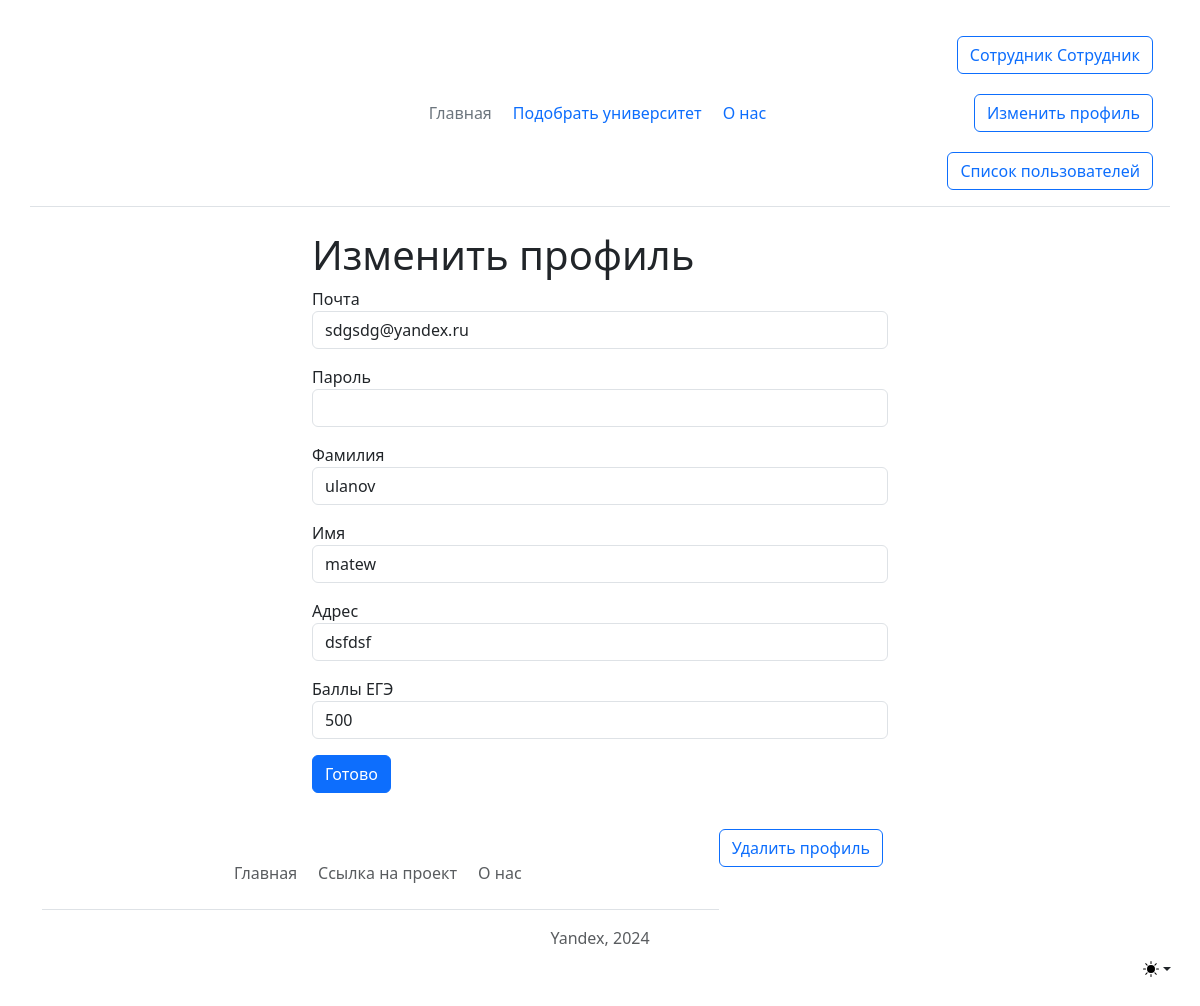
The app's page /user/3 (signed in), older data.
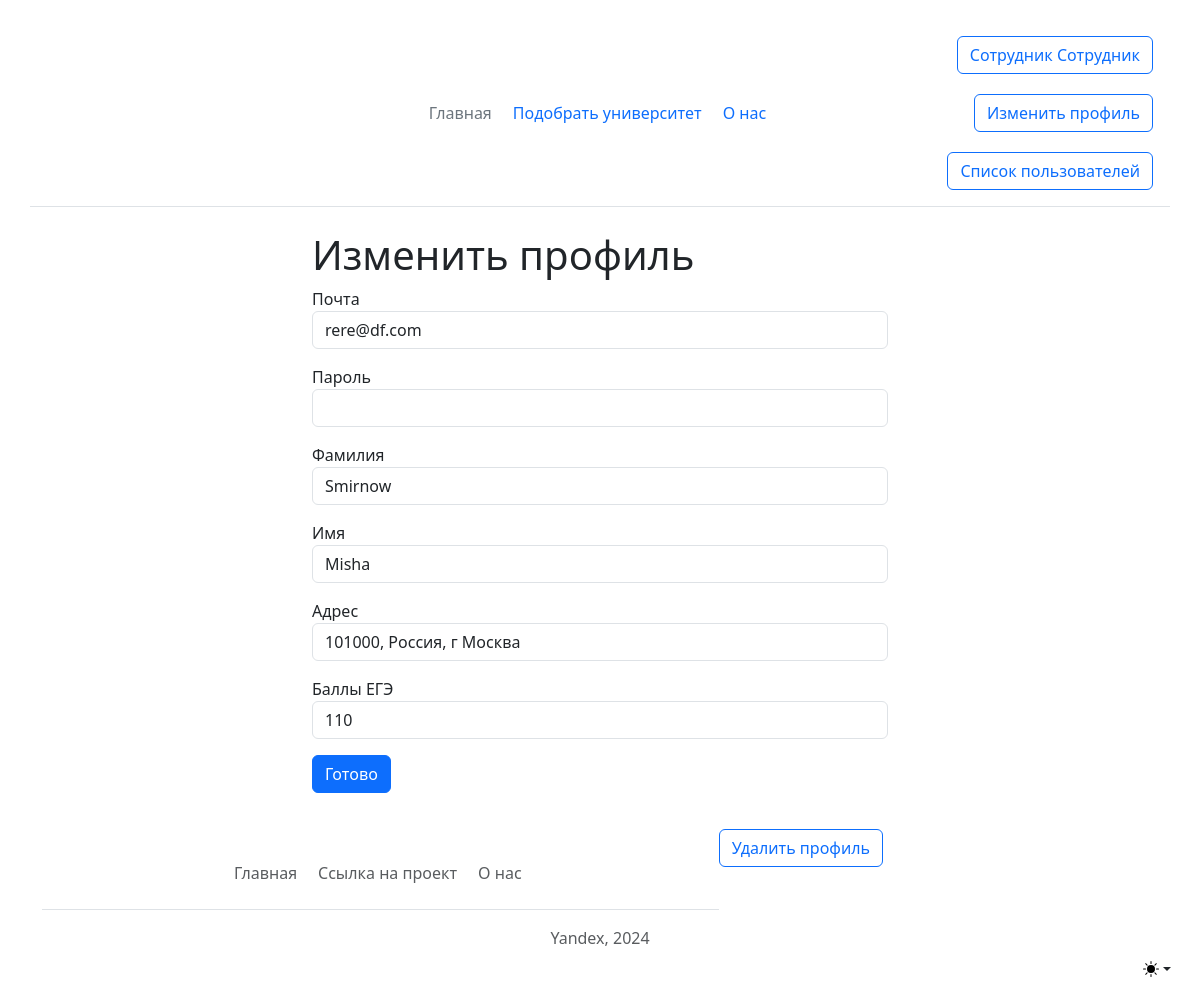
The same page, newer data.
### data/users.py (models this page shows, shortened)
class User(SqlAlchemyBase, UserMixin, SerializerMixin):
    __tablename__ = 'users'
    id = sqlalchemy.Column(sqlalchemy.Integer,
                           primary_key=True, autoincrement=True)
    surname = sqlalchemy.Column(sqlalchemy.String, nullable=True)
    name = sqlalchemy.Column(sqlalchemy.String, nullable=True)
    email = sqlalchemy.Column(sqlalchemy.String,
                              index=True, unique=True, nullable=True)
    hashed_password = sqlalchemy.Column(sqlalchemy.String, nullable=True)
    modified_date = sqlalchemy.Column(sqlalchemy.DateTime,
                                      default=datetime.datetime.now)
    address = sqlalchemy.Column(sqlalchemy.String, nullable=True)
    min_ege_score = sqlalchemy.Column(sqlalchemy.Integer, nullable=True)
    type = sqlalchemy.Column(sqlalchemy.Integer, nullable=True)

### main.py (the view, shortened to what this page needs)
@app.route('/user/<int:id>', methods=['GET', 'POST'])
@login_required
def edit_job(id: int):
    form = UserForm()
    if request.method == 'GET':
        db_sess = db_session.create_session()
        if current_user.id == 1:
            user = db_sess.query(User).filter(User.id == id).first()
        else:
            user = db_sess.query(User).filter(User.id == id).first()
        if user:
            form.email.data = user.email
            form.surname.data = user.surname
            form.name.data = user.name
            form.address.data = user.address
            form.min_ege_score.data = user.min_ege_score
        else:
            abort(404)
    return render_template('user_change.html', title='Изменить работу', form=form)

### main.py
class UserForm(FlaskForm):
    email = EmailField('Почта', validators=[DataRequired(), Email()])
    password = PasswordField('Пароль', validators=[DataRequired()])
    surname = StringField('Фамилия', validators=[DataRequired()])
    name = StringField('Имя', validators=[DataRequired()])
    address = StringField('Адрес', validators=[DataRequired()])
    min_ege_score = StringField('Баллы ЕГЭ', validators=[DataRequired()])
    submit = SubmitField('Готово')

### data/db_session.py (called while the page is built)
def create_session() -> Session:
    global __factory
    return __factory()

### main.py (called while the page is built)
@login_manager.user_loader
def load_user(user_id: int):
    db_sess = db_session.create_session()
    return db_sess.query(User).get(user_id)

### templates/user_change.html (shortened to what this page needs)
{% extends "base.html" %}
{% block content %}
    <div class="dropdown position-fixed bottom-0 end-0 mb-3 me-3 bd-mode-toggle">
      <button class="btn btn-bd-primary py-2 dropdown-toggle d-flex align-items-center" id="bd-theme" type="button" aria-expanded="false" data-bs-toggle="dropdown" aria-label="Toggle theme (light)">
        <svg class="bi my-1 theme-icon-active" width="1em" height="1em"><use href="#sun-fill"></use></svg>
      </button>
    </div>
<main class="container form-signin w-50 m-auto">
    <h1>Изменить профиль</h1>
    <form action="" method="post">
        {% for elem in [form.email, form.password, form.surname, form.name, form.address, form.min_ege_score] %}
            <p>
                {{ elem.label }}
                {{ elem(class="form-control") }}
            </p>
        {% endfor %}
        <p>{{ form.submit(type="submit", class="btn btn-primary") }}</p>
        <a class="btn btn-outline-primary" href="http://localhost:5000/user_delete/{{ current_user.id }}">Удалить профиль</a>
    </form>
</main>
{% endblock %}

Row changes from the older to the newer data that the page shows:
changed User: email "sdgsdg@yandex.ru" → "rere@df.com"; surname "ulanov" → "Smirnow"; name "matew" → "Misha"; address "dsfdsf" → "101000, Россия, г Москва"; min_ege_score "500" → "110"
